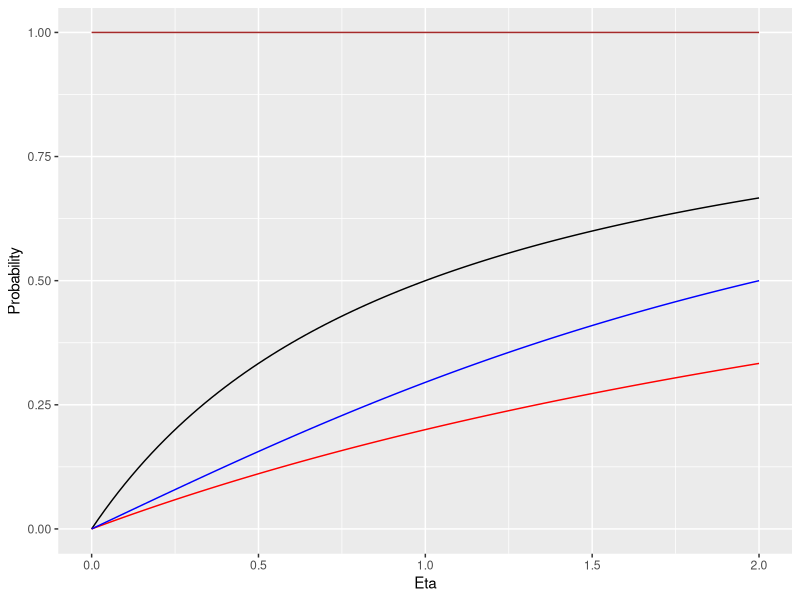
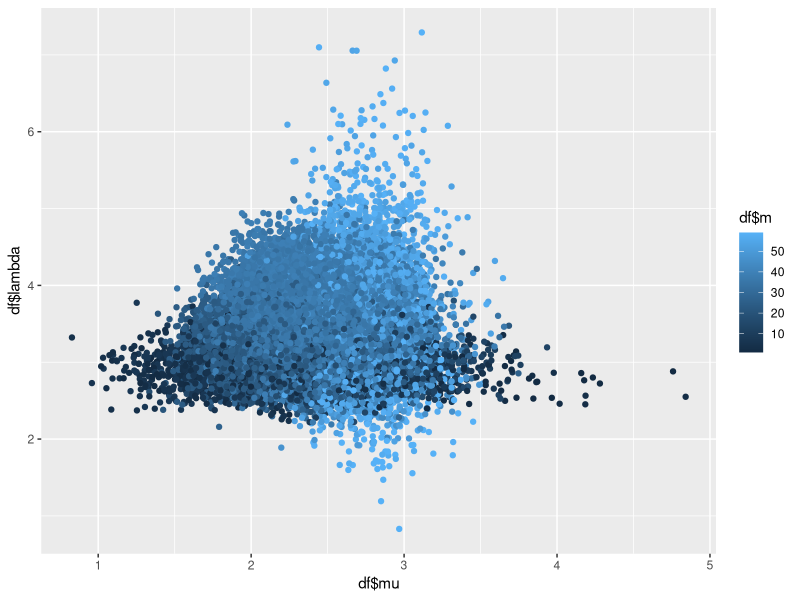
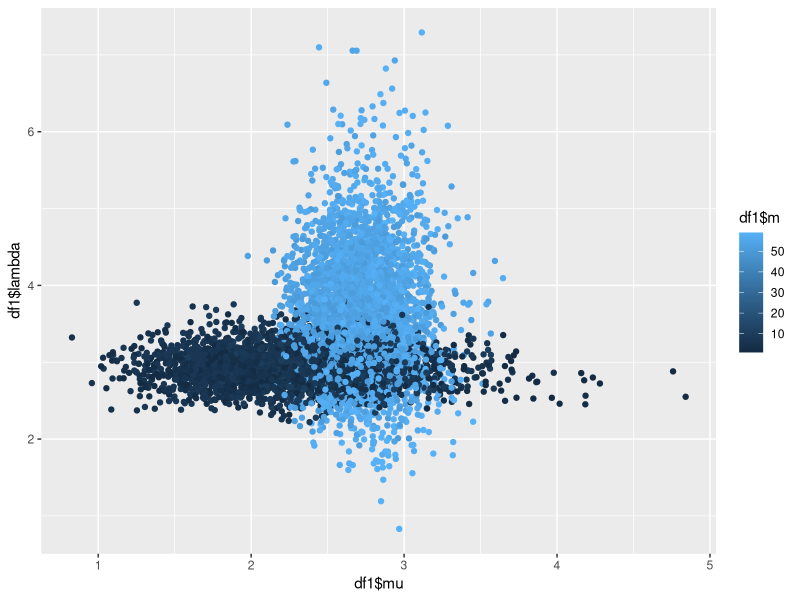
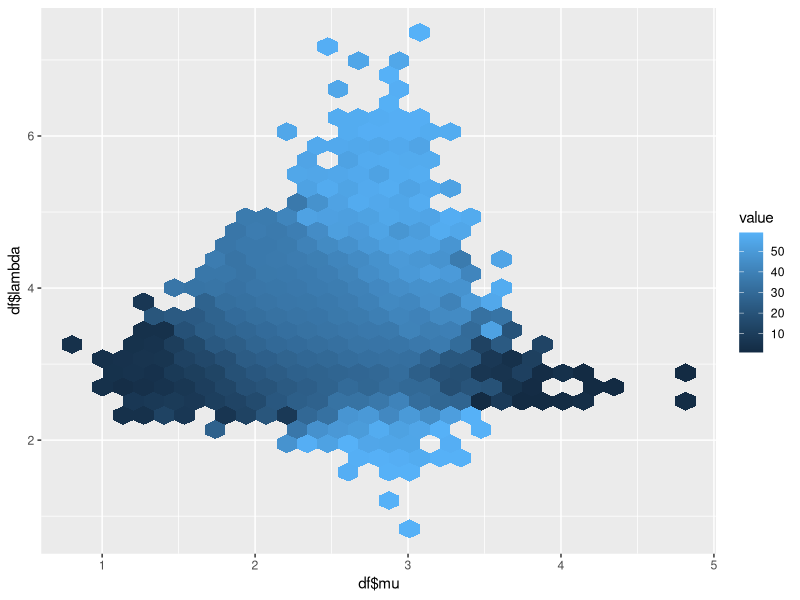
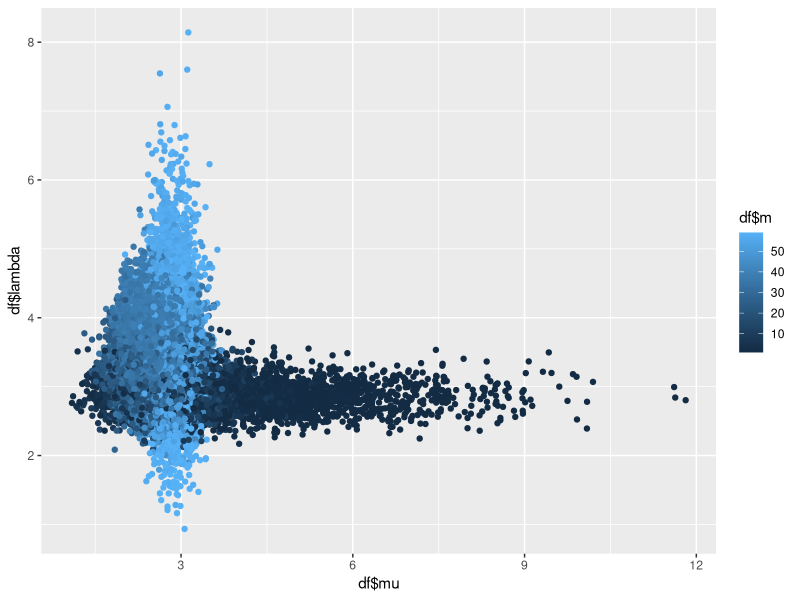
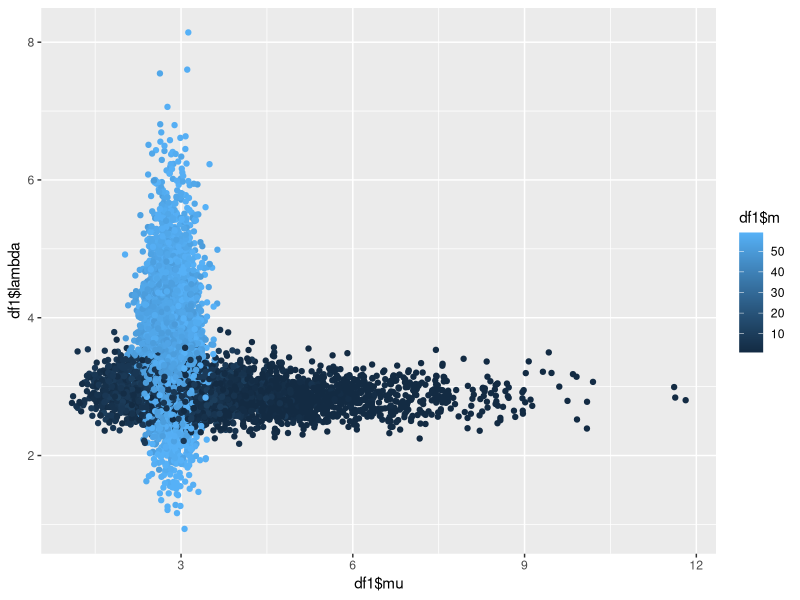
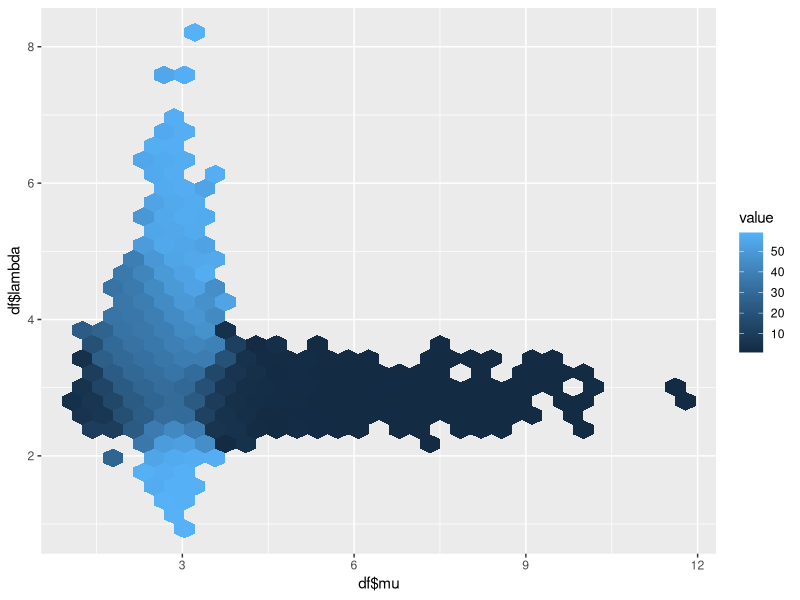

These charts were generated, in order, by the following R code:
## ---- chunk 1
knitr::opts_chunk$set(echo = TRUE)

library(readxl)
library(knitr)
library(kableExtra)
library(tidyverse)
options(knitr.table.format = "latex")

coin_info <- read_csv("coin_info.csv")

results <- data.frame(c("A", "B", "C", "D", "E", "F", "G", "H", "I", "J", "K"), 
                      c(77, 55, 51, 37, 33, 40, 80, 78, 64, 46, 25),
                      c(3, 27, 29, 44, 47, 41, 0, 3, 17, 34, 57))
names(results) <- c("Coin", "Face", "Edge")

results <- results %>%
  mutate("Total" <- Face + Edge)

names(results)[4] <- "Total"
## ---- chunk 2
model1 <- function(eta){
  eta/(1+eta)
}

model2 <- function(eta){
  eta/(4+eta)
}

model3 <- function(eta){
  atan(eta/2)/(atan(eta/2) + atan(2/eta))
}

model4 <- function(eta){
  1
}

ggplot(data.frame(x = c(0, 2)), aes(x)) +
  stat_function(fun = model1) +
  stat_function(fun = model2, col = "red") +
  stat_function(fun = model3, col = "blue") +
  labs(x = "Eta", y = "Probability") +
  stat_function(fun = model4, col = "brown") 
## ---- chunk 3
likelihood <- function(model){
  a <- rep(0, 11)
  for(i in 1:11){
    res <- results$Face[i]
    n <-  results$Total[i]
    prob <- model(coin_info$eta[i])
    a[i] <- dbinom(res, n, prob)
  }
  sum(log(a))
}

likelihood(model3)

dt <- data.frame(c("Model 1", "Model 2", "Model 3", "Model 4"), c(likelihood(model1), likelihood(model2), likelihood(model3), likelihood(model4)))

names(dt) <- c("Model", "Inverse Likelihood")

dt %>%
  kable()
## ---- chunk 4
set.seed(497)
n <- 60
m <- 38
mu <- 2
lambda <- 4
y_mu <- rpois(m, lambda = mu)
y_lambda <- rpois(n - m, lambda = lambda)
y <- c(y_mu, y_lambda)
alpha <- 10
beta <- 4
nu <- 8
phi <- 2
it <- 50000
post_samples <- matrix(rep(NA, it * 3), ncol = 3)
colnames(post_samples) <- c("mu", "lambda", "m")
m_j <- 2 # initialize m
for (j in 1:it) {
  # sample mu
  mu_j      <- rgamma(1, alpha + sum(y[1:m_j]), beta + m_j)
  # sample lambda
  lambda_j  <- rgamma(1, nu + sum(y[(m_j+1):n]), phi + (n - m_j))
  # sample m
  m_vec <- rep(NA, n - 1)
  for (k in 1:(n - 1)) {
    m_vec[k] <-  mu_j^(alpha + sum(y[1:k]) - 1) *
      exp(-(beta + k) * mu_j) *
      lambda_j^(nu + sum(y[(k+1):n]) - 1) *
      exp(-(phi + n - k) * lambda_j)
  }
  p <- m_vec/sum(m_vec)
  m_j <- sample(1:(n - 1), size = 1, prob = p)
  # store results
  post_samples[j, "mu"]     <- mu_j
  post_samples[j, "lambda"] <- lambda_j
  post_samples[j, "m"]      <- m_j
}
df <- data.frame(post_samples) %>%
  mutate(index = 1:it)

#Scatterplot
ggplot(df, aes(x = df$mu, y = df$lambda, col = df$m)) +
  geom_point()

#Filtered Scatterplot

df1 <- df %>%
  filter(m <= 10 | m >= 50)

ggplot(df1, aes(x = df1$mu, y = df1$lambda, col = df1$m)) +
  geom_point()

ggplot(df, aes(x = df$mu, y = df$lambda)) +
  stat_summary_hex(aes(z = df$m), fun = "mean")
## ---- chunk 5
#I change the values of alpha and beta on the prior
set.seed(497)
n <- 60
m <- 38
mu <- 2
lambda <- 4
y_mu <- rpois(m, lambda = mu)
y_lambda <- rpois(n - m, lambda = lambda)
y <- c(y_mu, y_lambda)
alpha <- 7
beta <- 1
nu <- 8
phi <- 2
it <- 50000
post_samples <- matrix(rep(NA, it * 3), ncol = 3)
colnames(post_samples) <- c("mu", "lambda", "m")
m_j <- 2 # initialize m
for (j in 1:it) {
  # sample mu
  mu_j      <- rgamma(1, alpha + sum(y[1:m_j]), beta + m_j)
  # sample lambda
  lambda_j  <- rgamma(1, nu + sum(y[(m_j+1):n]), phi + (n - m_j))
  # sample m
  m_vec <- rep(NA, n - 1)
  for (k in 1:(n - 1)) {
    m_vec[k] <-  mu_j^(alpha + sum(y[1:k]) - 1) *
      exp(-(beta + k) * mu_j) *
      lambda_j^(nu + sum(y[(k+1):n]) - 1) *
      exp(-(phi + n - k) * lambda_j)
  }
  p <- m_vec/sum(m_vec)
  m_j <- sample(1:(n - 1), size = 1, prob = p)
  # store results
  post_samples[j, "mu"]     <- mu_j
  post_samples[j, "lambda"] <- lambda_j
  post_samples[j, "m"]      <- m_j
}
df <- data.frame(post_samples) %>%
  mutate(index = 1:it)

#Scatterplot
ggplot(df, aes(x = df$mu, y = df$lambda, col = df$m)) +
  geom_point()

#Filtered Scatterplot

df1 <- df %>%
  filter(m <= 10 | m >= 50)

ggplot(df1, aes(x = df1$mu, y = df1$lambda, col = df1$m)) +
  geom_point()

ggplot(df, aes(x = df$mu, y = df$lambda)) +
  stat_summary_hex(aes(z = df$m), fun = "mean")
## ---- chunk 6
#Creating the Joint Posterior Function
n <- 60
alpha <- 10
beta <- 4
fi <- 8
ni <- 2

full_joint <- function(lambda, mu, m, y_l, y_mu){
  a <- prod((mu^y_mu * exp(-mu) )/factorial(y_mu))
  b <- prod((lambda^y_l * exp(-lambda) )/factorial(y_l))
  c <- dgamma(mu, alpha, rate = beta)
  d <- dgamma(lambda, fi, rate = ni)
  a*b*c*d
}

data_prob <- function(lambda, mu, y_l, y_mu){
  prod(dpois(y_mu, mu))*prod(dpois(y_l, lambda))  
}

joint_post <- function(lambda, mu, m, y_l, y_mu){
  full_joint(lambda, mu, m, y_l, y_mu)/data_prob(lambda, mu, y_l, y_mu)
}

#Testing whether it works
x <- rpois(38, 4) 
y <- rpois(22, 2)
joint_post(4, 2, 38, x, y)
